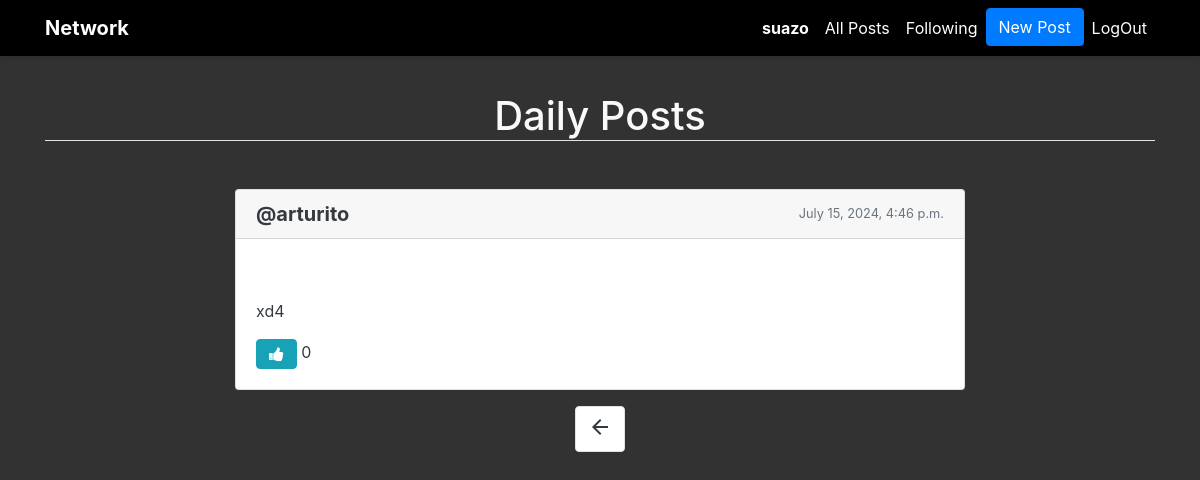
Page /?page=2 (signed in) on the committed database.
### network/models.py (models this page shows, shortened)
class User(AbstractUser):
    pass

class Post(models.Model):
    content = models.CharField(max_length=500)
    user = models.ForeignKey(User, on_delete=models.CASCADE, related_name="userID")
    date = models.DateTimeField(auto_now_add=True)
    image = models.ImageField(upload_to='images/project4/', blank=True, null=True) # esto de imagenes aun no lo he puesto

### network/views.py (the view, shortened to what this page needs)
# urls.py: path("", views.index, name="index"),
def index(request):
    posts = Post.objects.all()
    paginator = Paginator(posts, 10)
    page_number = request.GET.get('page')
    posts_of_the_page = paginator.get_page(page_number)
    all_likes = Like.objects.all()
    quien_te_gusto = []
    like_counts = {}
    for post in posts:
        if post.id not in like_counts:
            like_counts[post.id] = 0
    return render(request, "network/index.html", {
        "posts_of_the_page": posts_of_the_page,
        "quien_te_gusto": quien_te_gusto,
        "like_counts": like_counts,
    })

### network/templatetags/filters.py (called while the page is built)
@register.filter
def get_item(dictionary, key):
    return dictionary.get(key)

### network/templates/network/index.html (shortened to what this page needs)
{% extends "network/layout.html" %}
{% load cloudinary %}
{% load filters %}
{% block body %}
<div class="container">
    <h1 class="mt-3 mb-5 text-center text-light border-bottom">Daily Posts</h1>
    <div class="row">
        {% for post in posts_of_the_page %}
        <div class="col-md-8 mx-auto" id="post_{{ post.id }}">
            <div class="card mb-3">
                <div class="card-header d-flex justify-content-between align-items-center">
                    <a href="{% url 'profile' user_id=post.user.id %}"><h5 class="card-title text-dark mb-0"><strong>@{{ post.user.username }}</strong></h5></a>
                    <small class="text-muted">{{ post.date }}</small>
                </div>
                <div class="card-body">
                    {% if post.image %}
                    <div class="mb-3">
                    </div>
                    {% endif %}
                    <p class="card-text text-dark" id="post_content_{{ post.id }}">{{ post.content }}</p>
                    <div class="d-flex justify-content-between">
                        <div>
                            {%if user.is_authenticated %}
                                {% if post.id in quien_te_gusto %}
                                <button class="btn btn-info fa fa-thumbs-down like-btn" data-post-id="{{ post.id }}"></button>
                                {% else %}
                                <button class="btn btn-info fa fa-thumbs-up like-btn" data-post-id="{{ post.id }}"></button>
                                {% endif %}
                                <span id="like-count-{{ post.id }}" class="text-dark">{{ like_counts|get_item:post.id|default:0 }}</span> likes
                            {% else %}
                                <a href="{% url 'login' %}"><button class="btn btn-info fa fa-thumbs-up like-btn" data-post-id="{{ post.id }}"></button></a>
                            {% endif %}
                        </div>
                    </div>
                </div>
            </div>
        </div>
        {% endfor %}
    </div>
</div>
<nav aria-label="Page navigation example">
    <ul class="pagination d-flex justify-content-center">
        {% if posts_of_the_page.has_previous %}
        <li class="page-item"><a class="page-link text-dark" href="?page={{posts_of_the_page.previous_page_number}}"><span class="material-symbols-outlined">
            </span></a></li>
        {% endif %}
    </ul>
</nav>
{% endblock %}

### network/templates/network/layout.html (shortened to what this page needs)
{% load static %}
<!DOCTYPE html>
<html lang="en">
<head>
    <link rel="stylesheet" href="https://stackpath.bootstrapcdn.com/bootstrap/4.4.1/css/bootstrap.min.css">
    <link rel="stylesheet" href="https://cdnjs.cloudflare.com/ajax/libs/font-awesome/4.7.0/css/font-awesome.min.css">
    <link href="{% static 'network/styles.css' %}" rel="stylesheet">
</head>
<body>
<nav class="navbar navbar-expand-lg navbar-light">
    <div class="container">
        <a class="navbar-brand" href="{% url 'index' %}">Network</a>
        <div class="collapse navbar-collapse" id="navbarNav">
            <ul class="navbar-nav ml-auto">
                {% if user.is_authenticated %}
                    <li class="nav-item">
                        <a class="nav-link" href="{% url 'profile' user_id=user.id %}"><strong>{{ user.username }}</strong></a>
                    </li>
                {% endif %}
                <li class="nav-item">
                    <a class="nav-link" href="{% url 'index' %}">All Posts</a>
                </li>
                {% if user.is_authenticated %}
                    <li class="nav-item">
                        <a class="nav-link" href="{% url 'following' %}">Following</a>
                    </li>
                    <li>
                        <button type="button" class="btn btn-primary" data-bs-toggle="modal" data-bs-target="#exampleModal" data-bs-whatever="@mdo">New Post</button>
                    </li>
                    <li class="nav-item">
                        <a class="nav-link" href="{% url 'logout' %}">LogOut</a>
                    </li>
                {% endif %}
            </ul>
        </div>
    </div>
</nav>
<div class="body">
    {% block body %}
    {% endblock %}
</div>
</body>
</html>

### network/templates/network/layout.html (style rules this page uses)
html, body { background-color: rgb(51, 50, 50); color: white !important; }
.navbar { background-color: #000000; box-shadow: 0 2px 4px rgba(0,0,0,0.1); color: white !important; }
.navbar-brand { font-weight: bold; color: white !important; }
.navbar-nav .nav-item .nav-link { color: white !important; }
.body { padding: 20px; min-height: calc(100vh - 56px); color: white !important; }

### rows in the picture
User: username "suazo"
Post: user.username "arturito", date "July 15, 2024, 4:46 p.m.", content "xd4", id "0"
